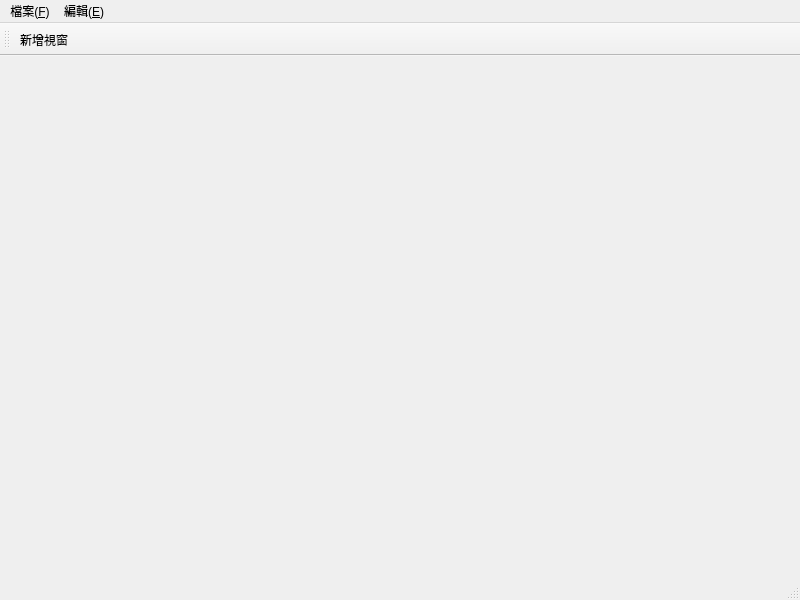
<?xml version="1.0" encoding="UTF-8"?>
<ui version="4.0">
 <class>MainWindow</class>
 <widget class="QMainWindow" name="MainWindow">
  <property name="geometry">
   <rect>
    <x>0</x>
    <y>0</y>
    <width>800</width>
    <height>600</height>
   </rect>
  </property>
  <property name="windowTitle">
   <string>MainWindow</string>
  </property>
  <widget class="QWidget" name="centralwidget"/>
  <widget class="QMenuBar" name="menubar">
   <property name="geometry">
    <rect>
     <x>0</x>
     <y>0</y>
     <width>800</width>
     <height>25</height>
    </rect>
   </property>
   <widget class="QMenu" name="menu_F">
    <property name="title">
     <string>檔案(&amp;F)</string>
    </property>
    <addaction name="fileOpenAction"/>
    <addaction name="fileNewAction"/>
    <addaction name="fileCloseAction"/>
   </widget>
   <widget class="QMenu" name="menu_E">
    <property name="title">
     <string>編輯(&amp;E)</string>
    </property>
   </widget>
   <addaction name="menu_F"/>
   <addaction name="menu_E"/>
  </widget>
  <widget class="QStatusBar" name="statusbar"/>
  <widget class="QToolBar" name="toolBar">
   <property name="windowTitle">
    <string>toolBar</string>
   </property>
   <attribute name="toolBarArea">
    <enum>TopToolBarArea</enum>
   </attribute>
   <attribute name="toolBarBreak">
    <bool>false</bool>
   </attribute>
   <addaction name="addWinAction"/>
  </widget>
  <action name="fileOpenAction">
   <property name="text">
    <string>開啟</string>
   </property>
   <property name="toolTip">
    <string>開啟</string>
   </property>
   <property name="shortcut">
    <string>Alt+O</string>
   </property>
  </action>
  <action name="fileNewAction">
   <property name="text">
    <string>新增</string>
   </property>
   <property name="toolTip">
    <string>新增</string>
   </property>
   <property name="shortcut">
    <string>Alt+N</string>
   </property>
  </action>
  <action name="fileCloseAction">
   <property name="text">
    <string>關閉</string>
   </property>
   <property name="toolTip">
    <string>關閉</string>
   </property>
   <property name="shortcut">
    <string>Alt+C</string>
   </property>
  </action>
  <action name="addWinAction">
   <property name="text">
    <string>新增視窗</string>
   </property>
   <property name="toolTip">
    <string>新增視窗</string>
   </property>
  </action>
 </widget>
 <resources/>
 <connections/>
</ui>
